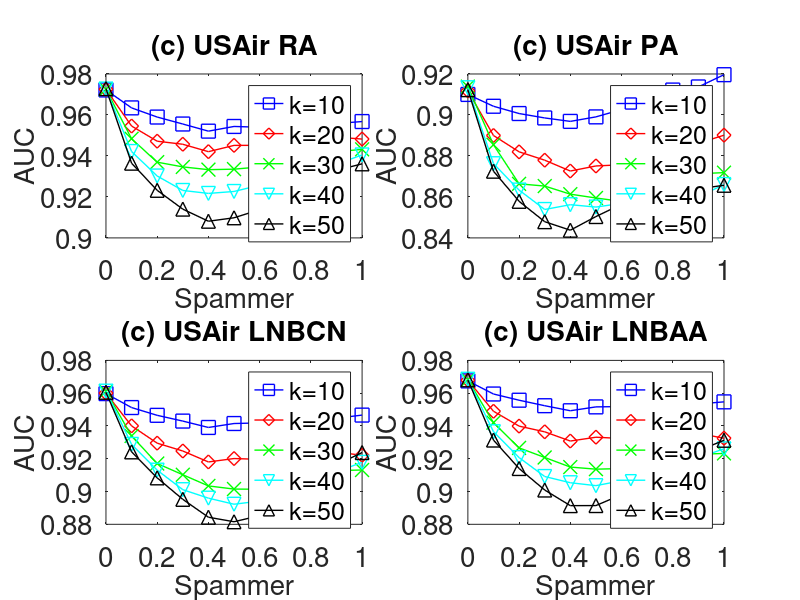

Recreate this plot in MATLAB.

subplot(2,2,1);
x=0:0.1:1;
y=[0.9722074	0.9634537	0.9589786	0.955582	0.9520968	0.9543904	0.9540089	0.9533099	0.9559664	0.9558334	0.9567838
];
plot(x,y,'-bs','LineWidth',1,'MarkerSize',10);
hold on;

y=[0.9725117	0.9545926	0.9471891	0.9457004	0.9420839	0.9451444	0.9451826	0.9466432	0.9480095	0.9491883	0.948241
];
plot(x,y,'-rd','LineWidth',1,'MarkerSize',10);
hold on;

y=[0.9725201	0.9483682	0.9369548	0.9346591	0.9333022	0.9335424	0.9346269	0.9386335	0.9373626	0.9420809	0.9432035
];
plot(x,y,'-gx','LineWidth',1,'MarkerSize',10);
hold on;

y=[0.9726416	0.9421648	0.9302056	0.9231557	0.9217078	0.922658	0.9256976	0.9285643	0.9326127	0.9359533	0.9404853
];
plot(x,y,'-cv','LineWidth',1,'MarkerSize',10);
hold on;

y=[0.9728515	0.9364645	0.9232217	0.914042	0.9081339	0.9098189	0.913757	0.921524	0.9296469	0.932972	0.936143
];
plot(x,y,'-k^','LineWidth',1,'MarkerSize',10);


set(gca,'FontSize',20);
xlabel('Spammer','fontsize',20);
ylabel('AUC','fontsize',20);
title('(c) USAir RA','fontsize',20);

legend('k=10','k=20','k=30','k=40','k=50');
hold on;



subplot(2,2,2);
x=0:0.1:1;
y=[0.9100139	0.9042446	0.9006955	0.8985453	0.8968636	0.8990661	0.9026275	0.9042275	0.9121602	0.9136808	0.919655
];
plot(x,y,'-bs','LineWidth',1,'MarkerSize',10);
hold on;

y=[0.9118156	0.8899726	0.8820131	0.877929	0.8726345	0.8751122	0.8756926	0.8774262	0.8823262	0.8861784	0.8901204
];
plot(x,y,'-rd','LineWidth',1,'MarkerSize',10);
hold on;

y=[0.9138473	0.8854576	0.8663986	0.8652973	0.861344	0.8594744	0.8578094	0.8645688	0.8615226	0.8713085	0.8718589
];
plot(x,y,'-gx','LineWidth',1,'MarkerSize',10);
hold on;

y=[0.9132788	0.8762118	0.8633422	0.8538641	0.8562055	0.8550541	0.8568429	0.8559676	0.8579465	0.8600999	0.8660341
];
plot(x,y,'-cv','LineWidth',1,'MarkerSize',10);
hold on;

y=[0.9123429	0.8725472	0.8578505	0.8479098	0.8437601	0.8504239	0.8564258	0.8630501	0.8663867	0.8639534	0.8656791
];
plot(x,y,'-k^','LineWidth',1,'MarkerSize',10);


set(gca,'FontSize',20);
xlabel('Spammer','fontsize',20);
ylabel('AUC','fontsize',20);
title('(c) USAir PA','fontsize',20);

legend('k=10','k=20','k=30','k=40','k=50');
hold on;


subplot(2,2,3);
x=0:0.1:1;
y=[0.95974	0.9512242	0.9464861	0.9429741	0.9390807	0.9414884	0.94185	0.9410353	0.9446833	0.9447256	0.9466287
];
plot(x,y,'-bs','LineWidth',1,'MarkerSize',10);
hold on;

y=[0.9599902	0.9400419	0.9294978	0.924719	0.9180435	0.9201236	0.9196289	0.9194612	0.9225707	0.92413	0.9220691
];
plot(x,y,'-rd','LineWidth',1,'MarkerSize',10);
hold on;

y=[0.9610511	0.9338986	0.9170893	0.9102451	0.9034205	0.9014969	0.9013946	0.9065536	0.9052581	0.9127805	0.9131322
];
plot(x,y,'-gx','LineWidth',1,'MarkerSize',10);
hold on;

y=[0.9612282	0.9287552	0.913039	0.9011288	0.8959609	0.8922448	0.8941776	0.8990155	0.9067397	0.9119543	0.9178077
];
plot(x,y,'-cv','LineWidth',1,'MarkerSize',10);
hold on;

y=[0.9605446	0.9241894	0.9083314	0.895237	0.8843192	0.8815626	0.8852821	0.8967557	0.9094925	0.9162743	0.9237695
];
plot(x,y,'-k^','LineWidth',1,'MarkerSize',10);


set(gca,'FontSize',20);
xlabel('Spammer','fontsize',20);
ylabel('AUC','fontsize',20);
title('(c) USAir LNBCN','fontsize',20);

legend('k=10','k=20','k=30','k=40','k=50');
hold on;


subplot(2,2,4);
x=0:0.1:1;
y=[0.9674863	0.9594917	0.9557031	0.9523534	0.9492806	0.951636	0.9518274	0.9512034	0.9541815	0.9534225	0.9547026
];
plot(x,y,'-bs','LineWidth',1,'MarkerSize',10);
hold on;

y=[0.9678795	0.9489728	0.9398965	0.9364238	0.9307969	0.9331281	0.9323654	0.931728	0.9344235	0.9355194	0.9324952
];
plot(x,y,'-rd','LineWidth',1,'MarkerSize',10);
hold on;

y=[0.9682208	0.9419975	0.9266293	0.9207739	0.9149236	0.91364	0.9140107	0.9184639	0.916406	0.9226834	0.9232434
];
plot(x,y,'-gx','LineWidth',1,'MarkerSize',10);
hold on;

y=[0.9684992	0.9364791	0.9206974	0.9091573	0.9053671	0.9035838	0.906583	0.910677	0.917364	0.9206082	0.9260513
];
plot(x,y,'-cv','LineWidth',1,'MarkerSize',10);
hold on;

y=[0.9681518	0.931398	0.9140406	0.9009148	0.8913871	0.8914325	0.898119	0.9097443	0.9198517	0.9248688	0.9312719
];
plot(x,y,'-k^','LineWidth',1,'MarkerSize',10);


set(gca,'FontSize',20);
xlabel('Spammer','fontsize',20);
ylabel('AUC','fontsize',20);
title('(c) USAir LNBAA','fontsize',20);

legend('k=10','k=20','k=30','k=40','k=50');
hold on;
